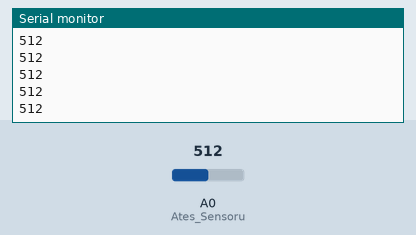
The sketch below on a simulated Arduino Uno, built with avr-gcc and run on an emulated ATmega328P. On the bench: the last lines printed to the serial monitor. Inputs (shaded band) come from the test bench; at power-on: A0 (Ates_Sensoru) = 512.

Above: at 1.2 s.
1.3 s: A0 (Ates_Sensoru) set to 716
At 1.68 s:
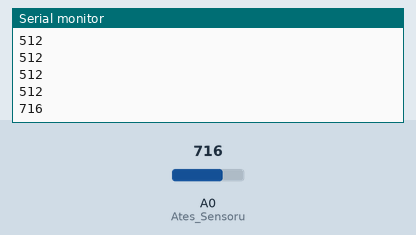
2.8 s: A0 (Ates_Sensoru) set to 900
At 2.93 s:
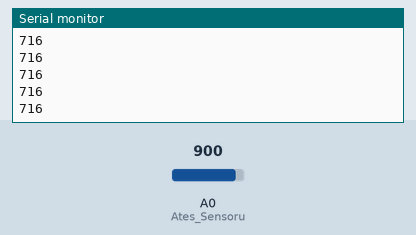
Timing chart, 0 to 5.8 s (numbered marks = the images above; inputs shaded):
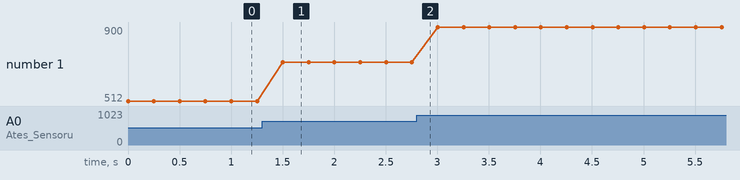

The sketch:

AtesSensoru.ino
```cpp
int Ates_Sensoru = A0; // Sensörün bağlı olduğu analog pin

void setup()
{
  Serial.begin(9600);
}

void loop()
{
  int SensorDegeri = analogRead(Ates_Sensoru); // Sensörün değerini okuyoruz
  Serial.println(SensorDegeri); // Seri Monitöre yazdırıyoruz
  delay(250); // 250 milisaniye bekliyoruz
}
```

Measured:
- after the input at 1.3 s, the serial monitor: prints a new line after 0.20 s (image 1)
- plotted number 1: 512 → 716 after the input at 1.3 s, 716 → 900 after the input at 2.8 s
